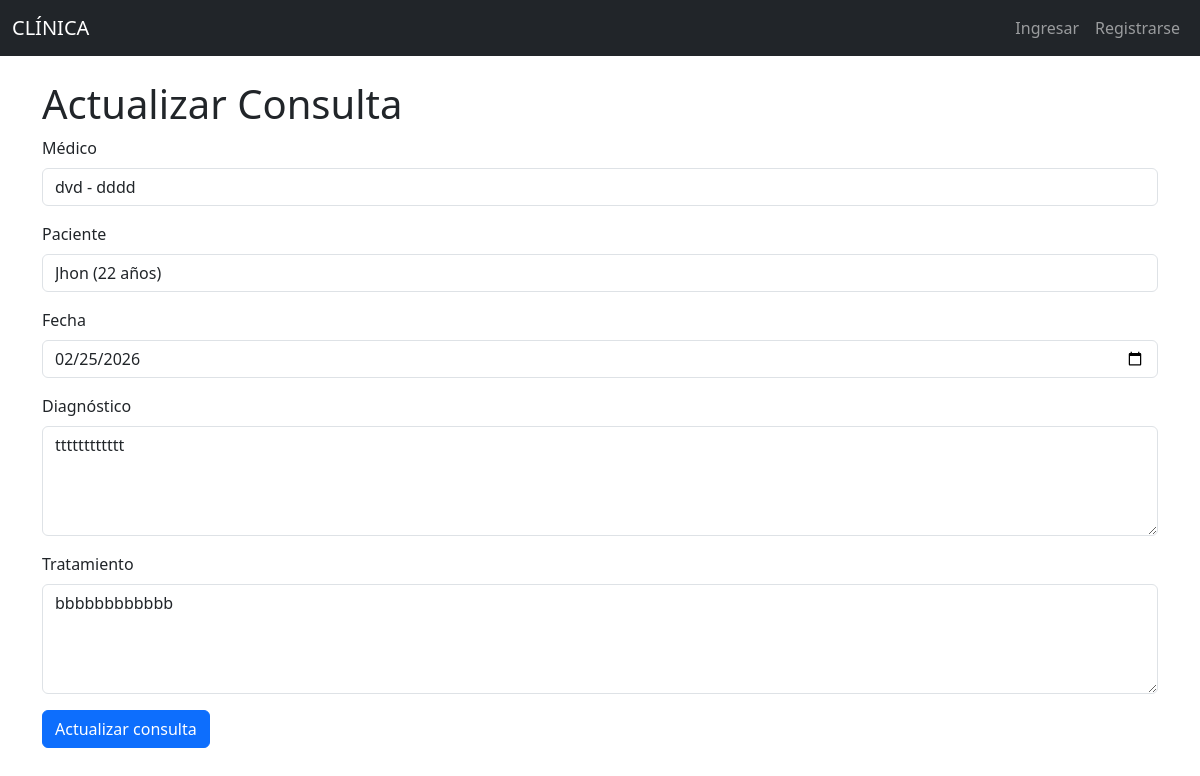
/consultas/edit/1, run on an earlier commit of the app's database.
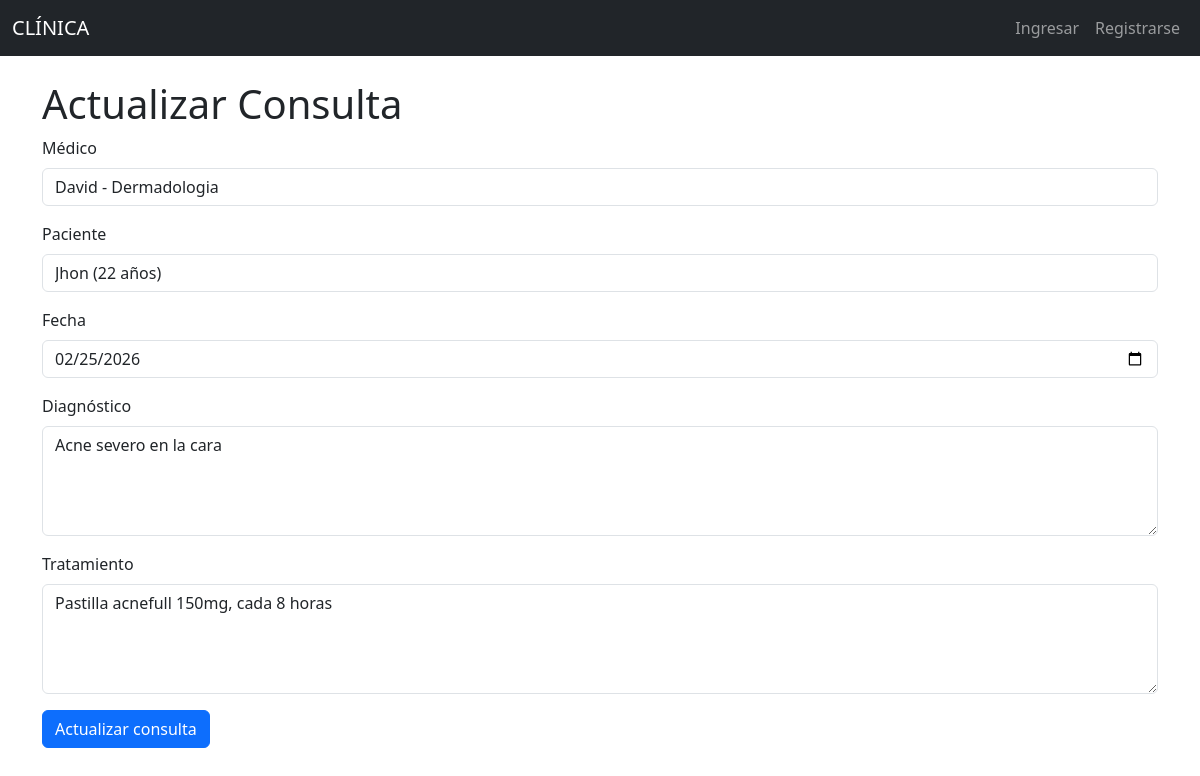
And on a later commit of the database.
### models/consulta_model.py (models this page shows, shortened)
class Consulta(db.Model):
    __tablename__ = "consultas"
    id = db.Column(db.Integer, primary_key=True)
    fecha = db.Column(db.DateTime, nullable=False)
    diagnostico = db.Column(db.String(250), nullable=False)
    tratamiento = db.Column(db.String(250), nullable=False)
    medico_id = db.Column(db.Integer, db.ForeignKey('medicos.id'), nullable=False)
    paciente_id = db.Column(db.Integer, db.ForeignKey('pacientes.id'), nullable=False)
    medico = db.relationship('Medico', back_populates='consultas')
    paciente = db.relationship('Paciente', back_populates='consultas')
    @staticmethod
    def get_by_id(id):
        return Consulta.query.get(id)

### models/medico_model.py (models this page shows, shortened)
class Medico(db.Model):
    __tablename__ = "medicos"
    id = db.Column(db.Integer, primary_key=True)
    nombre = db.Column(db.String(80), nullable=False)
    especialidad = db.Column(db.String(100), nullable=False)
    telefono = db.Column(db.String(20), nullable=False)
    correo = db.Column(db.String(100), nullable=False)
    consultas = db.relationship('Consulta', back_populates='medico')

### models/paciente_model.py (models this page shows, shortened)
class Paciente(db.Model):
    __tablename__ = "pacientes"
    id = db.Column(db.Integer, primary_key=True)
    nombre = db.Column(db.String(80), nullable=False)
    edad = db.Column(db.Integer, nullable=False)
    direccion = db.Column(db.String(200), nullable=False)
    telefono = db.Column(db.String(20), nullable=False)
    consultas = db.relationship('Consulta', back_populates='paciente')

### controllers/consulta_controller.py (the view, shortened to what this page needs)
@consulta_bp.route("/edit/<int:id>", methods=['GET', 'POST'])
def edit(id):
    consulta = Consulta.get_by_id(id)
    medicos = Medico.query.all()
    pacientes = Paciente.query.all()
    return consulta_view.edit(consulta, medicos, pacientes)

### run.py (called while the page is built)
@app.context_processor
def inject_active_path():
    def is_active(path):
        return 'active' if request.path == path else ''
    return(dict(is_active = is_active))

### view/consulta_view.py (called while the page is built)
def edit(consulta, medicos, pacientes):
    return render_template('consultas/edit.html', consulta=consulta, medicos=medicos, pacientes=pacientes)

### templates/consultas/edit.html (shortened to what this page needs)
{% extends 'base.html' %}
{% block content %}
<h1>Actualizar Consulta</h1>
<form action="{{ url_for('consulta.edit', id=consulta.id) }}" method="POST">
    <div class="mb-3">
        <label for="" class="form-label">Médico</label>
        <select name="medico_id" class="form-control" required>
            {% for medico in medicos %}
                <option value="{{ medico.id }}" {% if medico.id == consulta.medico_id %} selected {% endif %}>
                    {{ medico.nombre }} - {{ medico.especialidad }}
                </option>
            {% endfor %}
        </select>
    </div>
    <div class="mb-3">
        <label for="" class="form-label">Paciente</label>
        <select name="paciente_id" class="form-control" required>
            {% for paciente in pacientes %}
                <option value="{{ paciente.id }}" {% if paciente.id == consulta.paciente_id %} selected {% endif %}>
                    {{ paciente.nombre }} ({{ paciente.edad }} años)
                </option>
            {% endfor %}
        </select>
    </div>
    <div class="mb-3">
        <label for="" class="form-label">Fecha</label>
        <input type="date" class="form-control" name="fecha" value="{{ consulta.fecha.strftime('%Y-%m-%d') }}" required>
    </div>
    <div class="mb-3">
        <label for="" class="form-label">Diagnóstico</label>
        <textarea class="form-control" name="diagnostico" rows="4" required>{{ consulta.diagnostico }}</textarea>
    </div>
    <div class="mb-3">
        <label for="" class="form-label">Tratamiento</label>
        <textarea class="form-control" name="tratamiento" rows="4" required>{{ consulta.tratamiento }}</textarea>
    </div>
    <button type="submit" class="btn btn-primary">Actualizar consulta</button>
</form>
{% endblock %}

What changed in the data, as far as the page shows it:
changed Consulta "Jhon (22 años)": medico_id "dvd - dddd" → "David - Dermadologia"; diagnostico "tttttttttttt" → "Acne severo en la cara"; tratamiento "bbbbbbbbbbbb" → "Pastilla acnefull 150mg, cada 8 horas"
